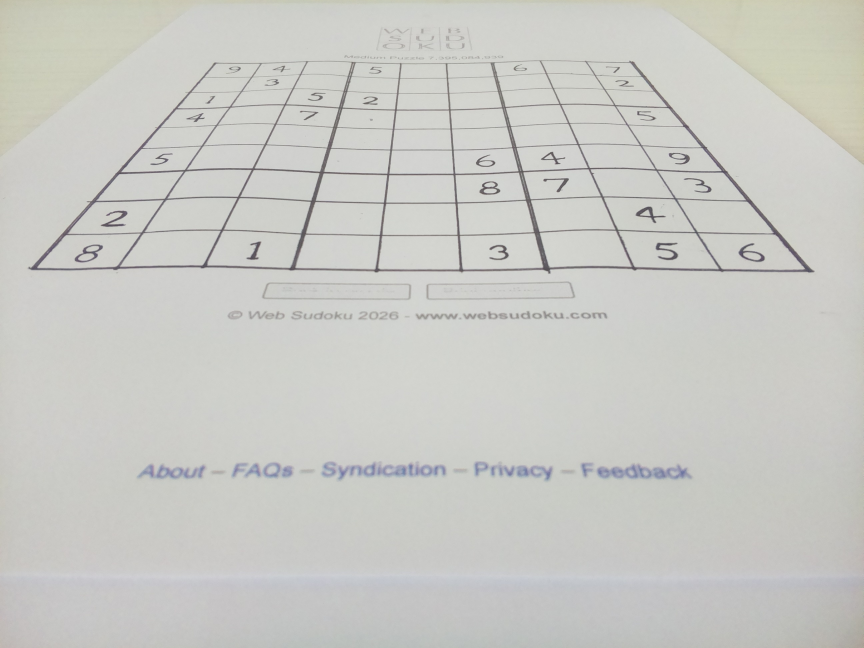
#> input picture development/camera_test.jpg, 2592 x 1944 px, found by its file name (shown at 1/3 size)
$ python validation_generator.py
#> lines starting #> are read from the running program, lines starting #| are printed output that depends on the picture; after the words box and inside, x2 and y2 are one past the last pixel; in counts of white or black regions, pixels touching at a corner belong together
#> in load_image, image is the input picture: shape (1944, 2592, 3); mean B, G, R 197.3, 201.7, 201.3
### src/vision/vis_board.py
"""Capture, detect and rectify a Sudoku board, and locate the camera on it.

Board frame (the frame the camera pose is reported in, all in mm):
    origin  bottom-left corner of the board, on the board surface
    x       along the bottom edge, to the right
    y       up the left edge, towards the top of the board
    z       up, out of the board

A 200 x 200 mm board therefore spans (0, 0) to (200, 200), and a camera
mounted just below the board's centre sits near (100, -75, CAMERA_HEIGHT).

Camera axes (used internally while measuring the board):
    origin  the point on the board plane directly below the camera
    x       the camera's right
    y       the camera's forward direction, projected onto the board plane
"""

from dataclasses import dataclass
import subprocess
import sys
import time
from pathlib import Path

import cv2
import numpy as np

if __package__ in (None, ""):
    sys.path.insert(0, str(Path(__file__).resolve().parents[1]))

import config


@dataclass
class CameraPose:
    """Camera pose in the board frame, plus the measured board size.

    x, y: stamper position, i.e. the camera position plus
        CAMERA_TO_STAMPER_OFFSET_MM along the camera's x axis (mm).
    theta: angle of the camera's x axis from the board's x axis, degrees CCW.
    board_width, board_height: measured board size (mm).
    """

    x: float
    y: float
    theta: float
    dx_top: float
    dx_btm: float
    dy_left: float
    dy_top: float

    @property
    def board_width(self) -> float:
        return (self.dx_top + self.dx_btm) / 2

    @property
    def board_height(self) -> float:
        return (self.dy_left + self.dy_top) / 2


BoardPose = CameraPose


@dataclass
class RectifiedBoard:
    image: np.ndarray
    corners: np.ndarray
    transformation_matrix: np.ndarray
    camera_matrix: np.ndarray
    camera_pose: CameraPose

    @property
    def pose(self) -> CameraPose:
        return self.camera_pose


# [22 lines left out: function capture_image, not called in this run]


def _calculate_camera_pose_and_corners(
    corners: np.ndarray,
    camera_matrix: np.ndarray,
) -> tuple[CameraPose, np.ndarray]:
    """Locate the camera/stamper in the board frame from the board's pixel corners.

    corners: (4, 2) pixel coordinates in the undistorted, upright image, ordered
        top-left, top-right, bottom-right, bottom-left.
    camera_matrix: intrinsics that match those pixel coordinates (already
        adjusted for any 180-degree image rotation).
    """
    if corners.shape != (4, 2):
        raise ValueError("Expected four pixel corners with shape (4, 2)")
    if config.CAMERA_HEIGHT <= 0:
        raise ValueError("CAMERA_HEIGHT must be positive")
    if not 0 < config.CAMERA_ANGLE <= 90:
        raise ValueError("CAMERA_ANGLE must be in the range (0, 90]")

    # Back-project each corner to a ray in the camera frame (x right, y down,
    # z along the optical axis).
    pixels = np.column_stack((corners.astype(np.float64), np.ones(4)))
    rays = (np.linalg.inv(camera_matrix) @ pixels.T).T

    # Undo the camera's downward tilt so each ray has a horizontal "forward"
    # component and a vertical "up" component. Corners must point below the
    # horizon to hit the board plane.
    tilt = np.deg2rad(config.CAMERA_ANGLE)
    forward = np.cos(tilt) * rays[:, 2] - np.sin(tilt) * rays[:, 1]
    up = -np.sin(tilt) * rays[:, 2] - np.cos(tilt) * rays[:, 1]
    if np.any(up >= 0):
        raise ValueError("Board corners do not project in front of the board plane")

    # Intersect the rays with the board plane, CAMERA_HEIGHT below the camera.
    # This gives each corner's position on the plane in camera axes (mm):
    # origin directly below the camera, x to its right, y forward.
    scale = -config.CAMERA_HEIGHT / up
    corners_cam = np.column_stack((rays[:, 0] * scale, forward * scale))

    # Use the measured projected corners directly. The board origin is the
    # measured bottom-left corner, and each board axis follows its measured
    # edge. No rectangle, right-angle, or equal-edge constraint is imposed.
    board_origin = corners_cam[3]
    bottom_edge = corners_cam[2] - corners_cam[3]
    left_edge = corners_cam[0] - corners_cam[3]
    width_bottom = np.linalg.norm(bottom_edge)
    width_top = np.linalg.norm(corners_cam[1] - corners_cam[0])
    height_left = np.linalg.norm(left_edge)
    height_right = np.linalg.norm(corners_cam[2] - corners_cam[1])
    if min(width_bottom, width_top, height_left, height_right) <= 0:
        raise ValueError("Detected board has invalid dimensions")
    board_x = bottom_edge / width_bottom
    board_y = left_edge / height_left
    board_angle = np.arctan2(board_x[1], board_x[0])
    measured_global_corners = np.column_stack((
        (corners_cam - board_origin) @ board_x,
        (corners_cam - board_origin) @ board_y,
        np.zeros(4),
    ))
    print("Original board corners in the global frame (mm, TL/TR/BR/BL):")
    for index, point in enumerate(measured_global_corners):
        print(f"  {index}: ({point[0]:.2f}, {point[1]:.2f}, {point[2]:.2f})")

    # Change of frame. The camera is at (0, 0) in camera axes, so the vector
    # from the board origin to the camera is (0 - board_origin). Resolving it
    # along the board axes gives the camera's position in the board frame.
    camera_x = -board_origin @ board_x
    camera_y = -board_origin @ board_y

    # The camera's x axis sits at -board_angle from the board's x axis. The
    # stamper is offset from the camera along that axis.
    theta = -np.rad2deg(board_angle)
    offset = config.CAMERA_TO_STAMPER_OFFSET_MM
    return CameraPose(
        x=float(camera_x + offset * np.cos(np.deg2rad(theta))),
        y=float(camera_y + offset * np.sin(np.deg2rad(theta))),
        theta=float(theta),
        dx_top=float(width_top),
        dx_btm=float(width_bottom),
        dy_left=float(height_left),
        dy_top=float(height_right),
    ), corners_cam


# [4 lines left out: function calculate_camera_pose, not called in this run]


def process_image(image: np.ndarray, debug: bool = False) -> RectifiedBoard:
    """Undistort, detect and rectify a Sudoku board, and calculate the camera pose.

    Returned corners are pixel coordinates in the upright, undistorted image.
    """
#> called with debug = False
    height, width = image.shape[:2]

    # --- Undistort to a pinhole model --------------------------------------
    # Grayscale first: it's all the later steps need, and undistorting one
    # channel is roughly three times cheaper than three.
    gray = cv2.cvtColor(image, cv2.COLOR_BGR2GRAY)
    camera_matrix, _ = cv2.getOptimalNewCameraMatrix(
        config.CAMERA_MATRIX, config.DISTORTION_COEFFICIENTS, (width, height), alpha=0
    )
    gray = cv2.undistort(
        gray, config.CAMERA_MATRIX, config.DISTORTION_COEFFICIENTS, None, camera_matrix
    )
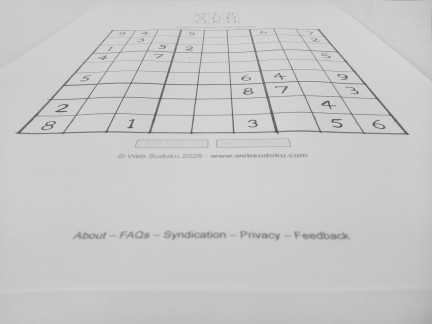
#> gray: shape (1944, 2592) (shown at 1/6 size); min 62, max 218, mean 201.2

    # --- Make the image upright --------------------------------------------
    # A 180-degree rotation maps pixel (u, v) to (W-1-u, H-1-v), so the
    # principal point has to move with it. This is the only place it's done.
    if config.CAMERA_MOUNTED_UPSIDE_DOWN:
        gray = cv2.rotate(gray, cv2.ROTATE_180)
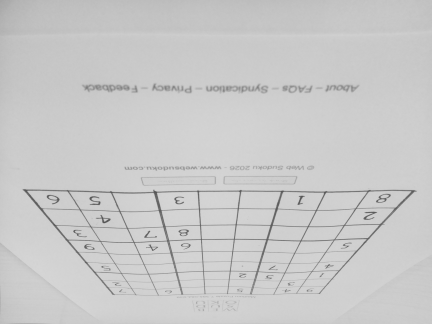
#> gray: shape (1944, 2592) (shown at 1/6 size); min 62, max 218, mean 201.2
        camera_matrix[0, 2] = width - 1 - camera_matrix[0, 2]
        camera_matrix[1, 2] = height - 1 - camera_matrix[1, 2]

    # --- Binary image for board detection ----------------------------------
    blurred = cv2.GaussianBlur(gray, config.GAUSSIAN_KERNEL, 0)
    binary = cv2.adaptiveThreshold(
        blurred, 255, cv2.ADAPTIVE_THRESH_GAUSSIAN_C, cv2.THRESH_BINARY,
        config.ADAPTIVE_THRESHOLD_BLOCK_SIZE, config.ADAPTIVE_THRESHOLD_C,
    )
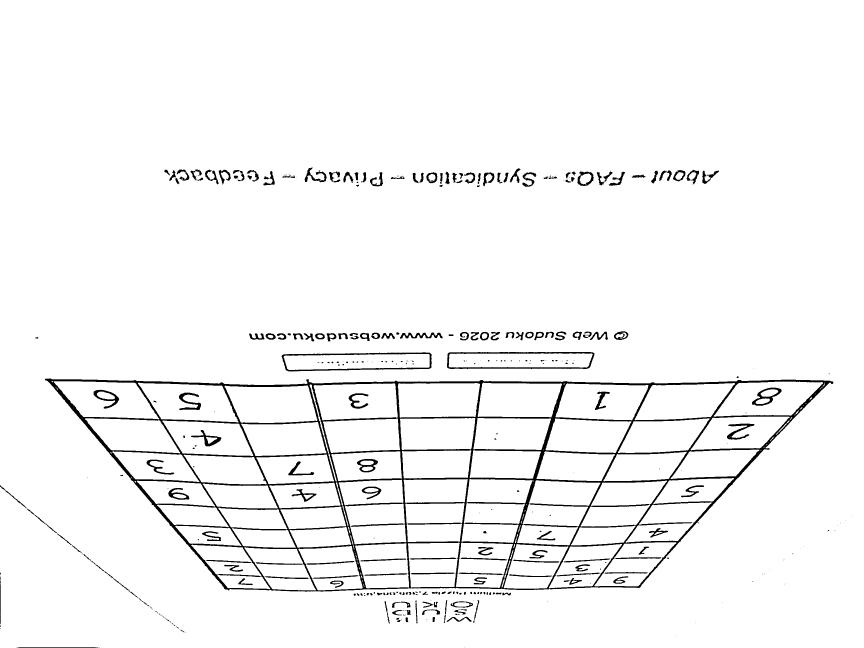
#> binary: shape (1944, 2592) (shown at 1/3 size); 96.4% white; 391 black regions (175 under 20 px), largest, box (x1, y1, x2, y2) and area: (135, 1135, 2500, 1775) 113398, (845, 1057, 1295, 1115) 4177, (1341, 1056, 1783, 1107) 4116
    binary = cv2.bitwise_not(binary)  # lines/ink become white
    # Dilate then erode (a "close") to join broken grid lines.
    kernel = np.ones((config.MORPHOLOGY_KERNEL_SIZE,) * 2, np.uint8)
    binary = cv2.morphologyEx(binary, cv2.MORPH_CLOSE, kernel)
#> binary: shape (1944, 2592); 3.7% white; 298 white regions (117 under 20 px)
#> (the rest of the program and of its run is left out)
